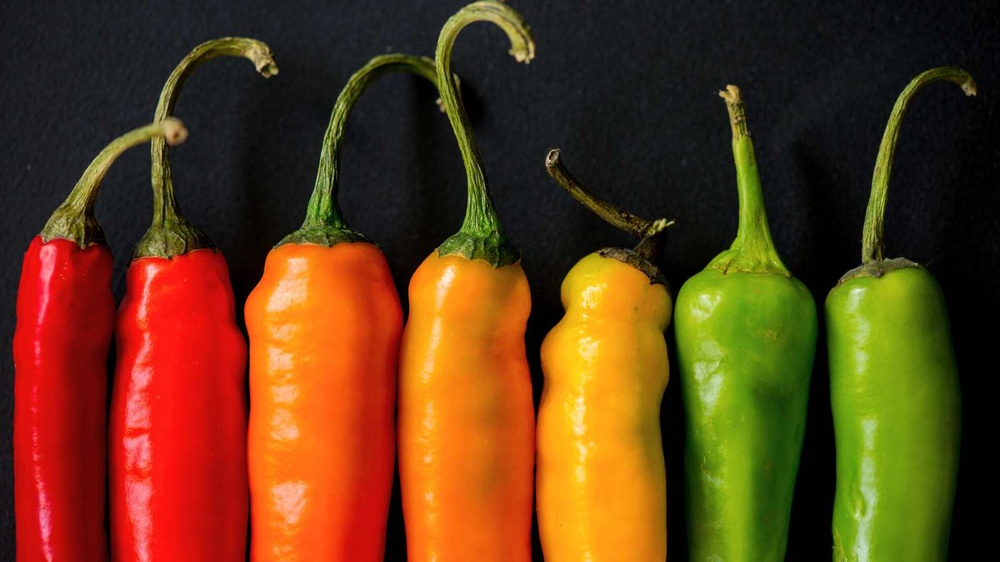
#> input picture python/jobsheet5/img/peppers.jpg, 1000 x 562 px, shrunk from 1600 x 900 before the run, found by its file name
$ python cobaHistogram.py
#> lines starting #> are read from the running program, lines starting #| are printed output that depends on the picture
import cv2
import matplotlib.pyplot as plt

citra = cv2.imread(r'python\jobsheet5\img\peppers.jpg')
#> citra is the input picture: shape (562, 1000, 3); mean B, G, R 22, 59.6, 98.9

if citra is None:
    print("Error: Gambar tidak ditemukan atau tidak dapat dibaca.")
else:
    warna = ('b', 'g', 'r')
    for i, col in enumerate(warna):
        histo = cv2.calcHist([citra], [i], None, [256], [0, 256])
        plt.plot(histo, color=col)
        plt.xlim([0, 256])

    plt.title('Histogram Gambar')
    plt.xlabel('Intensitas Piksel')
    plt.ylabel('Jumlah Piksel')
    plt.show()
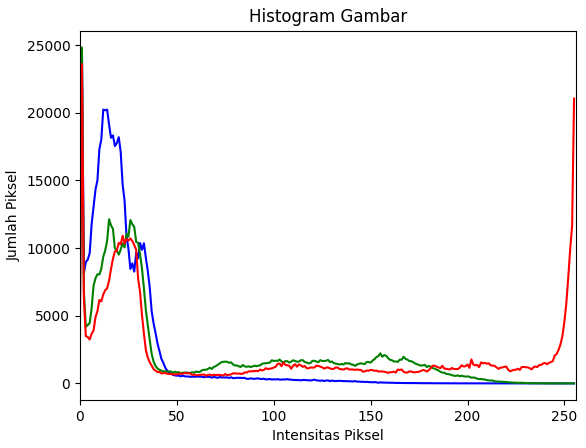
#> figure drawn by matplotlib, 1 panel; curve peaks at x = 1, y = 24556; curve peaks at x = 1, y = 24827; curve peaks at x = 1, y = 23593
